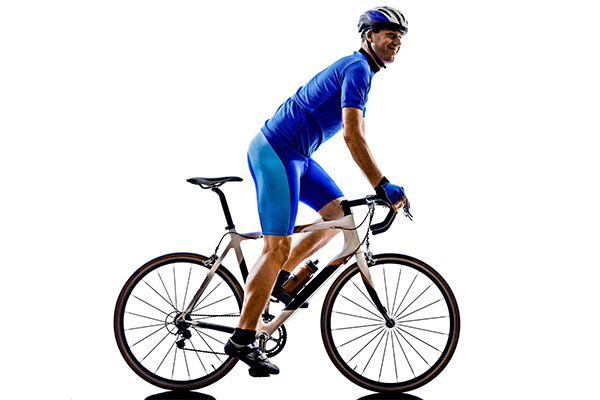
#> input picture cycle1.jpg, 600 x 400 px
$ python detect.py cycle1.jpg
#> lines starting #> are read from the running program, lines starting #| are printed output that depends on the picture; after the words box and inside, x2 and y2 are one past the last pixel; in counts of white or black regions, pixels touching at a corner belong together
import cv2
import numpy as np
import sys


try:
    filename = sys.argv[1]
except IndexError:
    print("Nnoo")

#load image

img = cv2.imread(filename,0)
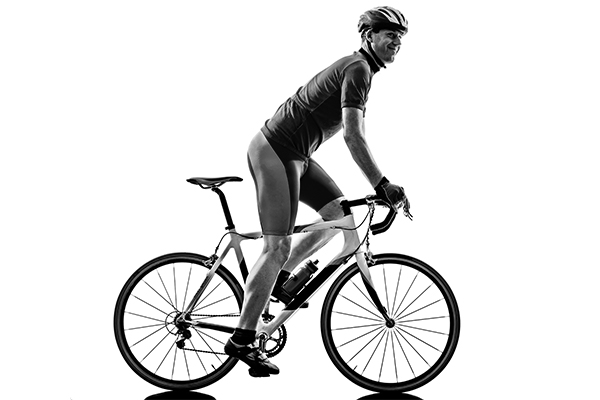
#> img: shape (400, 600); min 0, max 255, mean 222.9

#threshold setup
cimg = cv2.cvtColor(img,cv2.COLOR_GRAY2BGR)
ret,th1 = cv2.threshold(cimg,55,255,cv2.THRESH_BINARY_INV)
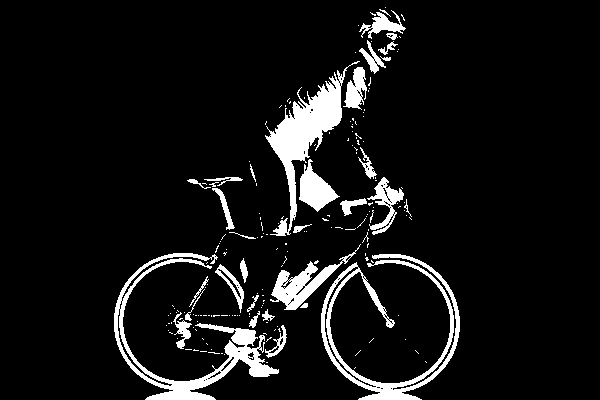
#> th1: shape (400, 600, 3); 8.1% white; 189 white regions (157 under 20 px), largest, box (x1, y1, x2, y2) and area: (114, 253, 279, 400) 4168, (265, 61, 360, 236) 3938, (321, 254, 460, 400) 3776

#circle detection
circles = cv2.HoughCircles(img,cv2.HOUGH_GRADIENT,1,100,param1=100,param2=45,minRadius=20,maxRadius=70)
#> circles = [[182.5, 321.5, 69.4], [390.5, 323.5, 69.4]]
circles = np.uint16(np.around(circles))
#> circles = [[182, 322, 69], [390, 324, 69]]
for i in circles[0,:]:
    cv2.circle(th1,(i[0],i[1]),i[2],(0,255,115),2)  # draw the circle
#> this loop made 2 passes
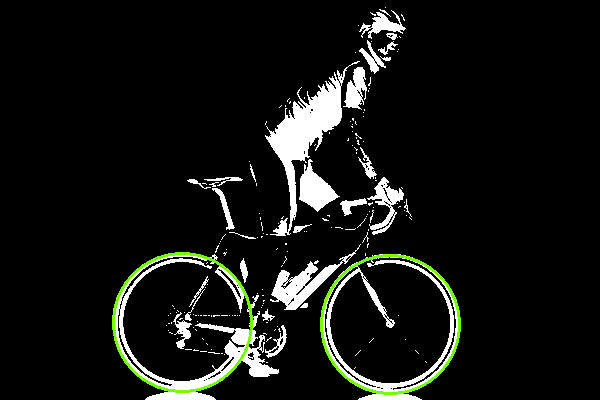
#> th1: shape (400, 600, 3); 1.06% of pixels changed, all inside (x1, y1, x2, y2) = (112, 252, 461, 395)

#image print
#cv2.imshow('detected circles',th1)

cv2.imwrite("output.png", th1)  #image write
cv2.waitKey(5000)
cv2.destroyAllWindows()
